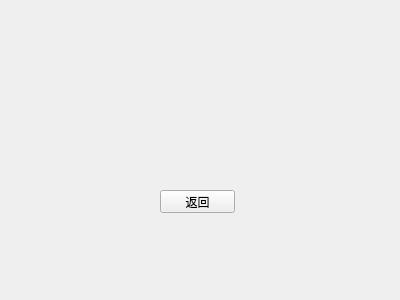
<?xml version="1.0" encoding="UTF-8"?>
<ui version="4.0">
 <class>PPT2</class>
 <widget class="QWidget" name="PPT2">
  <property name="geometry">
   <rect>
    <x>0</x>
    <y>0</y>
    <width>400</width>
    <height>300</height>
   </rect>
  </property>
  <property name="windowTitle">
   <string>Form</string>
  </property>
  <widget class="QPushButton" name="pushButton">
   <property name="geometry">
    <rect>
     <x>160</x>
     <y>190</y>
     <width>75</width>
     <height>23</height>
    </rect>
   </property>
   <property name="text">
    <string>返回</string>
   </property>
  </widget>
 </widget>
 <resources/>
 <connections/>
</ui>
